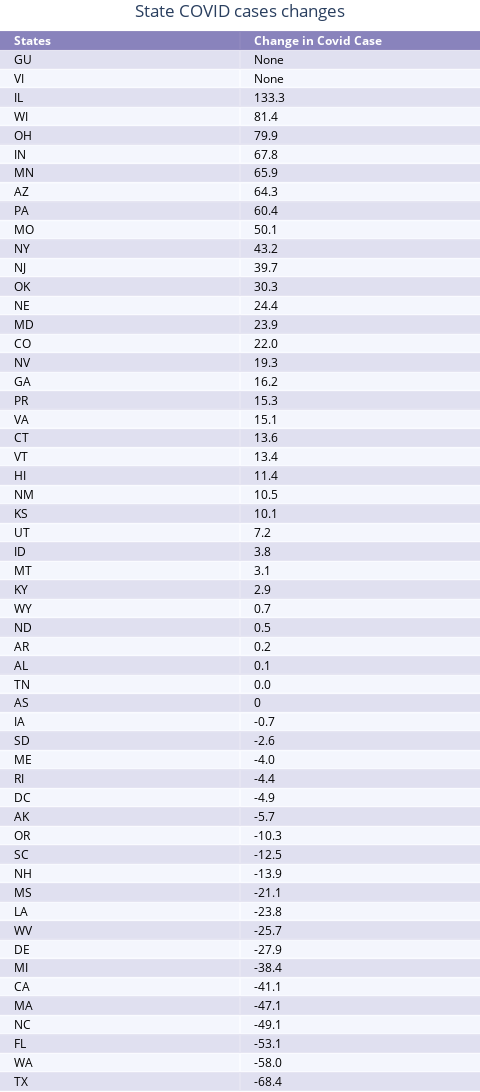

Source (notebook cell):
### Code cell
# Additional - II table
df_a_2 = statecovid

fig_a_2 = ff.create_table(df_a_2, colorscale=colorscale4)

fig_a_2.update_layout(
    {'margin':{'t':30}},
    title={
        "text":"State COVID cases changes",
        "y":0.995,
        "x":0.5,
        "xanchor":"center",
        "yanchor":"top"
    },
    autosize=False,
    width=240*df_a_2.shape[1],
    height=30*df_a_2.shape[0]
)

fig_a_2.show()

### Figure 1 — Plotly figure (JSON) as saved in the notebook; plotly's stock layout.template omitted (floating-point values rounded to 4 significant figures)
{"data": [{"colorscale": [[0, "#6a60a9"], [0.5, "#dedcee"], [1, "#F8FAFF"]], "hoverinfo": "none", "opacity": 0.75, "showscale": false, "type": "heatmap", "z": [[0, 0], [0.5, 0.5], [1, 1], [0.5, 0.5], [1, 1], [0.5, 0.5], [1, 1], [0.5, 0.5], [1, 1], [0.5, 0.5], [1, 1], [0.5, 0.5], [1, 1], [0.5, 0.5], [1, 1], [0.5, 0.5], [1, 1], [0.5, 0.5], [1, 1], [0.5, 0.5], [1, 1], [0.5, 0.5], [1, 1], [0.5, 0.5], [1, 1], [0.5, 0.5], [1, 1], [0.5, 0.5], [1, 1], [0.5, 0.5], [1, 1], [0.5, 0.5], [1, 1], [0.5, 0.5], [1, 1], [0.5, 0.5], [1, 1], [0.5, 0.5], [1, 1], [0.5, 0.5], [1, 1], [0.5, 0.5], [1, 1], [0.5, 0.5], [1, 1], [0.5, 0.5], [1, 1], [0.5, 0.5], [1, 1], [0.5, 0.5], [1, 1], [0.5, 0.5], [1, 1], [0.5, 0.5], [1, 1], [0.5, 0.5]]}], "layout": {"annotations": [{"align": "left", "font": {"color": "#ffffff"}, "showarrow": false, "text": "<b>States</b>", "x": -0.45, "xanchor": "left", "xref": "x", "y": 0, "yref": "y"}, {"align": "left", "font": {"color": "#ffffff"}, "showarrow": false, "text": "<b>Change in Covid Case</b>", "x": 0.55, "xanchor": "left", "xref": "x", "y": 0, "yref": "y"}, {"align": "left", "font": {"color": "#000000"}, "showarrow": false, "text": "GU", "x": -0.45, "xanchor": "left", "xref": "x", "y": 1, "yref": "y"}, {"align": "left", "font": {"color": "#000000"}, "showarrow": false, "text": "None", "x": 0.55, "xanchor": "left", "xref": "x", "y": 1, "yref": "y"}, {"align": "left", "font": {"color": "#000000"}, "showarrow": false, "text": "VI", "x": -0.45, "xanchor": "left", "xref": "x", "y": 2, "yref": "y"}, {"align": "left", "font": {"color": "#000000"}, "showarrow": false, "text": "None", "x": 0.55, "xanchor": "left", "xref": "x", "y": 2, "yref": "y"}, {"align": "left", "font": {"color": "#000000"}, "showarrow": false, "text": "IL", "x": -0.45, "xanchor": "left", "xref": "x", "y": 3, "yref": "y"}, {"align": "left", "font": {"color": "#000000"}, "showarrow": false, "text": "133.3", "x": 0.55, "xanchor": "left", "xref": "x", "y": 3, "yref": "y"}, {"align": "left", "font": {"color": "#000000"}, "showarrow": false, "text": "WI", "x": -0.45, "xanchor": "left", "xref": "x", "y": 4, "yref": "y"}, {"align": "left", "font": {"color": "#000000"}, "showarrow": false, "text": "81.4", "x": 0.55, "xanchor": "left", "xref": "x", "y": 4, "yref": "y"}, {"align": "left", "font": {"color": "#000000"}, "showarrow": false, "text": "OH", "x": -0.45, "xanchor": "left", "xref": "x", "y": 5, "yref": "y"}, {"align": "left", "font": {"color": "#000000"}, "showarrow": false, "text": "79.9", "x": 0.55, "xanchor": "left", "xref": "x", "y": 5, "yref": "y"}, {"align": "left", "font": {"color": "#000000"}, "showarrow": false, "text": "IN", "x": -0.45, "xanchor": "left", "xref": "x", "y": 6, "yref": "y"}, {"align": "left", "font": {"color": "#000000"}, "showarrow": false, "text": "67.8", "x": 0.55, "xanchor": "left", "xref": "x", "y": 6, "yref": "y"}, {"align": "left", "font": {"color": "#000000"}, "showarrow": false, "text": "MN", "x": -0.45, "xanchor": "left", "xref": "x", "y": 7, "yref": "y"}, {"align": "left", "font": {"color": "#000000"}, "showarrow": false, "text": "65.9", "x": 0.55, "xanchor": "left", "xref": "x", "y": 7, "yref": "y"}, {"align": "left", "font": {"color": "#000000"}, "showarrow": false, "text": "AZ", "x": -0.45, "xanchor": "left", "xref": "x", "y": 8, "yref": "y"}, {"align": "left", "font": {"color": "#000000"}, "showarrow": false, "text": "64.3", "x": 0.55, "xanchor": "left", "xref": "x", "y": 8, "yref": "y"}, {"align": "left", "font": {"color": "#000000"}, "showarrow": false, "text": "PA", "x": -0.45, "xanchor": "left", "xref": "x", "y": 9, "yref": "y"}, {"align": "left", "font": {"color": "#000000"}, "showarrow": false, "text": "60.4", "x": 0.55, "xanchor": "left", "xref": "x", "y": 9, "yref": "y"}, {"align": "left", "font": {"color": "#000000"}, "showarrow": false, "text": "MO", "x": -0.45, "xanchor": "left", "xref": "x", "y": 10, "yref": "y"}, {"align": "left", "font": {"color": "#000000"}, "showarrow": false, "text": "50.1", "x": 0.55, "xanchor": "left", "xref": "x", "y": 10, "yref": "y"}, {"align": "left", "font": {"color": "#000000"}, "showarrow": false, "text": "NY", "x": -0.45, "xanchor": "left", "xref": "x", "y": 11, "yref": "y"}, {"align": "left", "font": {"color": "#000000"}, "showarrow": false, "text": "43.2", "x": 0.55, "xanchor": "left", "xref": "x", "y": 11, "yref": "y"}, {"align": "left", "font": {"color": "#000000"}, "showarrow": false, "text": "NJ", "x": -0.45, "xanchor": "left", "xref": "x", "y": 12, "yref": "y"}, {"align": "left", "font": {"color": "#000000"}, "showarrow": false, "text": "39.7", "x": 0.55, "xanchor": "left", "xref": "x", "y": 12, "yref": "y"}, {"align": "left", "font": {"color": "#000000"}, "showarrow": false, "text": "OK", "x": -0.45, "xanchor": "left", "xref": "x", "y": 13, "yref": "y"}, {"align": "left", "font": {"color": "#000000"}, "showarrow": false, "text": "30.3", "x": 0.55, "xanchor": "left", "xref": "x", "y": 13, "yref": "y"}, {"align": "left", "font": {"color": "#000000"}, "showarrow": false, "text": "NE", "x": -0.45, "xanchor": "left", "xref": "x", "y": 14, "yref": "y"}, {"align": "left", "font": {"color": "#000000"}, "showarrow": false, "text": "24.4", "x": 0.55, "xanchor": "left", "xref": "x", "y": 14, "yref": "y"}, {"align": "left", "font": {"color": "#000000"}, "showarrow": false, "text": "MD", "x": -0.45, "xanchor": "left", "xref": "x", "y": 15, "yref": "y"}, {"align": "left", "font": {"color": "#000000"}, "showarrow": false, "text": "23.9", "x": 0.55, "xanchor": "left", "xref": "x", "y": 15, "yref": "y"}, {"align": "left", "font": {"color": "#000000"}, "showarrow": false, "text": "CO", "x": -0.45, "xanchor": "left", "xref": "x", "y": 16, "yref": "y"}, {"align": "left", "font": {"color": "#000000"}, "showarrow": false, "text": "22.0", "x": 0.55, "xanchor": "left", "xref": "x", "y": 16, "yref": "y"}, {"align": "left", "font": {"color": "#000000"}, "showarrow": false, "text": "NV", "x": -0.45, "xanchor": "left", "xref": "x", "y": 17, "yref": "y"}, {"align": "left", "font": {"color": "#000000"}, "showarrow": false, "text": "19.3", "x": 0.55, "xanchor": "left", "xref": "x", "y": 17, "yref": "y"}, {"align": "left", "font": {"color": "#000000"}, "showarrow": false, "text": "GA", "x": -0.45, "xanchor": "left", "xref": "x", "y": 18, "yref": "y"}, {"align": "left", "font": {"color": "#000000"}, "showarrow": false, "text": "16.2", "x": 0.55, "xanchor": "left", "xref": "x", "y": 18, "yref": "y"}, {"align": "left", "font": {"color": "#000000"}, "showarrow": false, "text": "PR", "x": -0.45, "xanchor": "left", "xref": "x", "y": 19, "yref": "y"}, {"align": "left", "font": {"color": "#000000"}, "showarrow": false, "text": "15.3", "x": 0.55, "xanchor": "left", "xref": "x", "y": 19, "yref": "y"}, {"align": "left", "font": {"color": "#000000"}, "showarrow": false, "text": "VA", "x": -0.45, "xanchor": "left", "xref": "x", "y": 20, "yref": "y"}, {"align": "left", "font": {"color": "#000000"}, "showarrow": false, "text": "15.1", "x": 0.55, "xanchor": "left", "xref": "x", "y": 20, "yref": "y"}, {"align": "left", "font": {"color": "#000000"}, "showarrow": false, "text": "CT", "x": -0.45, "xanchor": "left", "xref": "x", "y": 21, "yref": "y"}, {"align": "left", "font": {"color": "#000000"}, "showarrow": false, "text": "13.6", "x": 0.55, "xanchor": "left", "xref": "x", "y": 21, "yref": "y"}, {"align": "left", "font": {"color": "#000000"}, "showarrow": false, "text": "VT", "x": -0.45, "xanchor": "left", "xref": "x", "y": 22, "yref": "y"}, {"align": "left", "font": {"color": "#000000"}, "showarrow": false, "text": "13.4", "x": 0.55, "xanchor": "left", "xref": "x", "y": 22, "yref": "y"}, {"align": "left", "font": {"color": "#000000"}, "showarrow": false, "text": "HI", "x": -0.45, "xanchor": "left", "xref": "x", "y": 23, "yref": "y"}, {"align": "left", "font": {"color": "#000000"}, "showarrow": false, "text": "11.4", "x": 0.55, "xanchor": "left", "xref": "x", "y": 23, "yref": "y"}, {"align": "left", "font": {"color": "#000000"}, "showarrow": false, "text": "NM", "x": -0.45, "xanchor": "left", "xref": "x", "y": 24, "yref": "y"}, {"align": "left", "font": {"color": "#000000"}, "showarrow": false, "text": "10.5", "x": 0.55, "xanchor": "left", "xref": "x", "y": 24, "yref": "y"}, {"align": "left", "font": {"color": "#000000"}, "showarrow": false, "text": "KS", "x": -0.45, "xanchor": "left", "xref": "x", "y": 25, "yref": "y"}, {"align": "left", "font": {"color": "#000000"}, "showarrow": false, "text": "10.1", "x": 0.55, "xanchor": "left", "xref": "x", "y": 25, "yref": "y"}, {"align": "left", "font": {"color": "#000000"}, "showarrow": false, "text": "UT", "x": -0.45, "xanchor": "left", "xref": "x", "y": 26, "yref": "y"}, {"align": "left", "font": {"color": "#000000"}, "showarrow": false, "text": "7.2", "x": 0.55, "xanchor": "left", "xref": "x", "y": 26, "yref": "y"}, {"align": "left", "font": {"color": "#000000"}, "showarrow": false, "text": "ID", "x": -0.45, "xanchor": "left", "xref": "x", "y": 27, "yref": "y"}, {"align": "left", "font": {"color": "#000000"}, "showarrow": false, "text": "3.8", "x": 0.55, "xanchor": "left", "xref": "x", "y": 27, "yref": "y"}, {"align": "left", "font": {"color": "#000000"}, "showarrow": false, "text": "MT", "x": -0.45, "xanchor": "left", "xref": "x", "y": 28, "yref": "y"}, {"align": "left", "font": {"color": "#000000"}, "showarrow": false, "text": "3.1", "x": 0.55, "xanchor": "left", "xref": "x", "y": 28, "yref": "y"}, {"align": "left", "font": {"color": "#000000"}, "showarrow": false, "text": "KY", "x": -0.45, "xanchor": "left", "xref": "x", "y": 29, "yref": "y"}, {"align": "left", "font": {"color": "#000000"}, "showarrow": false, "text": "2.9", "x": 0.55, "xanchor": "left", "xref": "x", "y": 29, "yref": "y"}, {"align": "left", "font": {"color": "#000000"}, "showarrow": false, "text": "WY", "x": -0.45, "xanchor": "left", "xref": "x", "y": 30, "yref": "y"}, {"align": "left", "font": {"color": "#000000"}, "showarrow": false, "text": "0.7", "x": 0.55, "xanchor": "left", "xref": "x", "y": 30, "yref": "y"}, {"align": "left", "font": {"color": "#000000"}, "showarrow": false, "text": "ND", "x": -0.45, "xanchor": "left", "xref": "x", "y": 31, "yref": "y"}, {"align": "left", "font": {"color": "#000000"}, "showarrow": false, "text": "0.5", "x": 0.55, "xanchor": "left", "xref": "x", "y": 31, "yref": "y"}, {"align": "left", "font": {"color": "#000000"}, "showarrow": false, "text": "AR", "x": -0.45, "xanchor": "left", "xref": "x", "y": 32, "yref": "y"}, {"align": "left", "font": {"color": "#000000"}, "showarrow": false, "text": "0.2", "x": 0.55, "xanchor": "left", "xref": "x", "y": 32, "yref": "y"}, {"align": "left", "font": {"color": "#000000"}, "showarrow": false, "text": "AL", "x": -0.45, "xanchor": "left", "xref": "x", "y": 33, "yref": "y"}, {"align": "left", "font": {"color": "#000000"}, "showarrow": false, "text": "0.1", "x": 0.55, "xanchor": "left", "xref": "x", "y": 33, "yref": "y"}, {"align": "left", "font": {"color": "#000000"}, "showarrow": false, "text": "TN", "x": -0.45, "xanchor": "left", "xref": "x", "y": 34, "yref": "y"}, {"align": "left", "font": {"color": "#000000"}, "showarrow": false, "text": "0.0", "x": 0.55, "xanchor": "left", "xref": "x", "y": 34, "yref": "y"}, {"align": "left", "font": {"color": "#000000"}, "showarrow": false, "text": "AS", "x": -0.45, "xanchor": "left", "xref": "x", "y": 35, "yref": "y"}, {"align": "left", "font": {"color": "#000000"}, "showarrow": false, "text": "0", "x": 0.55, "xanchor": "left", "xref": "x", "y": 35, "yref": "y"}, {"align": "left", "font": {"color": "#000000"}, "showarrow": false, "text": "IA", "x": -0.45, "xanchor": "left", "xref": "x", "y": 36, "yref": "y"}, {"align": "left", "font": {"color": "#000000"}, "showarrow": false, "text": "-0.7", "x": 0.55, "xanchor": "left", "xref": "x", "y": 36, "yref": "y"}, {"align": "left", "font": {"color": "#000000"}, "showarrow": false, "text": "SD", "x": -0.45, "xanchor": "left", "xref": "x", "y": 37, "yref": "y"}, {"align": "left", "font": {"color": "#000000"}, "showarrow": false, "text": "-2.6", "x": 0.55, "xanchor": "left", "xref": "x", "y": 37, "yref": "y"}, {"align": "left", "font": {"color": "#000000"}, "showarrow": false, "text": "ME", "x": -0.45, "xanchor": "left", "xref": "x", "y": 38, "yref": "y"}, {"align": "left", "font": {"color": "#000000"}, "showarrow": false, "text": "-4.0", "x": 0.55, "xanchor": "left", "xref": "x", "y": 38, "yref": "y"}, {"align": "left", "font": {"color": "#000000"}, "showarrow": false, "text": "RI", "x": -0.45, "xanchor": "left", "xref": "x", "y": 39, "yref": "y"}, {"align": "left", "font": {"color": "#000000"}, "showarrow": false, "text": "-4.4", "x": 0.55, "xanchor": "left", "xref": "x", "y": 39, "yref": "y"}, {"align": "left", "font": {"color": "#000000"}, "showarrow": false, "text": "DC", "x": -0.45, "xanchor": "left", "xref": "x", "y": 40, "yref": "y"}, {"align": "left", "font": {"color": "#000000"}, "showarrow": false, "text": "-4.9", "x": 0.55, "xanchor": "left", "xref": "x", "y": 40, "yref": "y"}, {"align": "left", "font": {"color": "#000000"}, "showarrow": false, "text": "AK", "x": -0.45, "xanchor": "left", "xref": "x", "y": 41, "yref": "y"}, {"align": "left", "font": {"color": "#000000"}, "showarrow": false, "text": "-5.7", "x": 0.55, "xanchor": "left", "xref": "x", "y": 41, "yref": "y"}, {"align": "left", "font": {"color": "#000000"}, "showarrow": false, "text": "OR", "x": -0.45, "xanchor": "left", "xref": "x", "y": 42, "yref": "y"}, {"align": "left", "font": {"color": "#000000"}, "showarrow": false, "text": "-10.3", "x": 0.55, "xanchor": "left", "xref": "x", "y": 42, "yref": "y"}, {"align": "left", "font": {"color": "#000000"}, "showarrow": false, "text": "SC", "x": -0.45, "xanchor": "left", "xref": "x", "y": 43, "yref": "y"}, {"align": "left", "font": {"color": "#000000"}, "showarrow": false, "text": "-12.5", "x": 0.55, "xanchor": "left", "xref": "x", "y": 43, "yref": "y"}, {"align": "left", "font": {"color": "#000000"}, "showarrow": false, "text": "NH", "x": -0.45, "xanchor": "left", "xref": "x", "y": 44, "yref": "y"}, {"align": "left", "font": {"color": "#000000"}, "showarrow": false, "text": "-13.9", "x": 0.55, "xanchor": "left", "xref": "x", "y": 44, "yref": "y"}, {"align": "left", "font": {"color": "#000000"}, "showarrow": false, "text": "MS", "x": -0.45, "xanchor": "left", "xref": "x", "y": 45, "yref": "y"}, {"align": "left", "font": {"color": "#000000"}, "showarrow": false, "text": "-21.1", "x": 0.55, "xanchor": "left", "xref": "x", "y": 45, "yref": "y"}, {"align": "left", "font": {"color": "#000000"}, "showarrow": false, "text": "LA", "x": -0.45, "xanchor": "left", "xref": "x", "y": 46, "yref": "y"}, {"align": "left", "font": {"color": "#000000"}, "showarrow": false, "text": "-23.8", "x": 0.55, "xanchor": "left", "xref": "x", "y": 46, "yref": "y"}, {"align": "left", "font": {"color": "#000000"}, "showarrow": false, "text": "WV", "x": -0.45, "xanchor": "left", "xref": "x", "y": 47, "yref": "y"}, {"align": "left", "font": {"color": "#000000"}, "showarrow": false, "text": "-25.7", "x": 0.55, "xanchor": "left", "xref": "x", "y": 47, "yref": "y"}, {"align": "left", "font": {"color": "#000000"}, "showarrow": false, "text": "DE", "x": -0.45, "xanchor": "left", "xref": "x", "y": 48, "yref": "y"}, {"align": "left", "font": {"color": "#000000"}, "showarrow": false, "text": "-27.9", "x": 0.55, "xanchor": "left", "xref": "x", "y": 48, "yref": "y"}, {"align": "left", "font": {"color": "#000000"}, "showarrow": false, "text": "MI", "x": -0.45, "xanchor": "left", "xref": "x", "y": 49, "yref": "y"}, {"align": "left", "font": {"color": "#000000"}, "showarrow": false, "text": "-38.4", "x": 0.55, "xanchor": "left", "xref": "x", "y": 49, "yref": "y"}, {"align": "left", "font": {"color": "#000000"}, "showarrow": false, "text": "CA", "x": -0.45, "xanchor": "left", "xref": "x", "y": 50, "yref": "y"}, {"align": "left", "font": {"color": "#000000"}, "showarrow": false, "text": "-41.1", "x": 0.55, "xanchor": "left", "xref": "x", "y": 50, "yref": "y"}, {"align": "left", "font": {"color": "#000000"}, "showarrow": false, "text": "MA", "x": -0.45, "xanchor": "left", "xref": "x", "y": 51, "yref": "y"}, {"align": "left", "font": {"color": "#000000"}, "showarrow": false, "text": "-47.1", "x": 0.55, "xanchor": "left", "xref": "x", "y": 51, "yref": "y"}, {"align": "left", "font": {"color": "#000000"}, "showarrow": false, "text": "NC", "x": -0.45, "xanchor": "left", "xref": "x", "y": 52, "yref": "y"}, {"align": "left", "font": {"color": "#000000"}, "showarrow": false, "text": "-49.1", "x": 0.55, "xanchor": "left", "xref": "x", "y": 52, "yref": "y"}, {"align": "left", "font": {"color": "#000000"}, "showarrow": false, "text": "FL", "x": -0.45, "xanchor": "left", "xref": "x", "y": 53, "yref": "y"}, {"align": "left", "font": {"color": "#000000"}, "showarrow": false, "text": "-53.1", "x": 0.55, "xanchor": "left", "xref": "x", "y": 53, "yref": "y"}, {"align": "left", "font": {"color": "#000000"}, "showarrow": false, "text": "WA", "x": -0.45, "xanchor": "left", "xref": "x", "y": 54, "yref": "y"}, {"align": "left", "font": {"color": "#000000"}, "showarrow": false, "text": "-58.0", "x": 0.55, "xanchor": "left", "xref": "x", "y": 54, "yref": "y"}, {"align": "left", "font": {"color": "#000000"}, "showarrow": false, "text": "TX", "x": -0.45, "xanchor": "left", "xref": "x", "y": 55, "yref": "y"}, {"align": "left", "font": {"color": "#000000"}, "showarrow": false, "text": "-68.4", "x": 0.55, "xanchor": "left", "xref": "x", "y": 55, "yref": "y"}], "autosize": false, "height": 1650, "margin": {"b": 0, "l": 0, "r": 0, "t": 30}, "title": {"text": "State COVID cases changes", "x": 0.5, "xanchor": "center", "y": 0.995, "yanchor": "top"}, "width": 480, "xaxis": {"dtick": 1, "gridwidth": 2, "showticklabels": false, "tick0": -0.5, "ticks": "", "zeroline": false}, "yaxis": {"autorange": "reversed", "dtick": 1, "gridwidth": 2, "showticklabels": false, "tick0": 0.5, "ticks": "", "zeroline": false}}}
